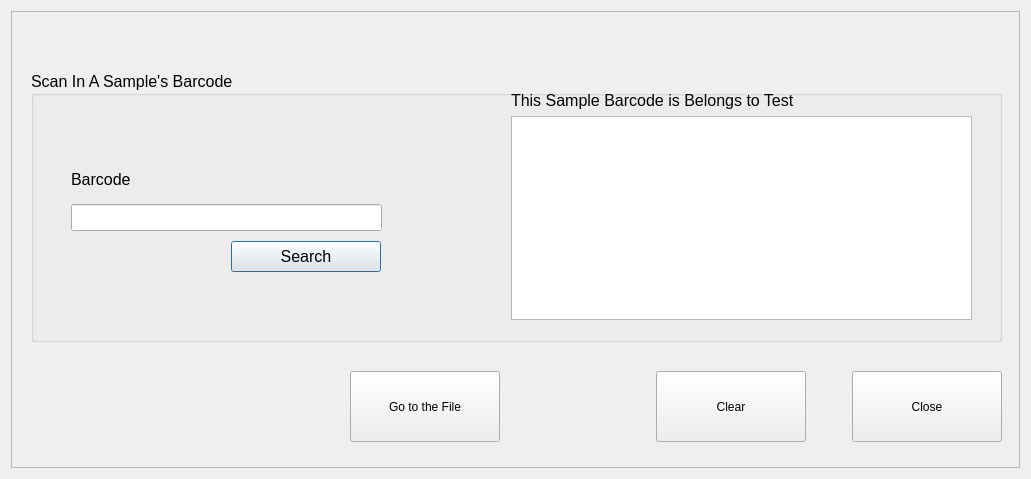
<?xml version="1.0" encoding="UTF-8"?>
<ui version="4.0">
 <class>Dialog</class>
 <widget class="QDialog" name="Dialog">
  <property name="geometry">
   <rect>
    <x>0</x>
    <y>0</y>
    <width>1031</width>
    <height>479</height>
   </rect>
  </property>
  <property name="windowTitle">
   <string notr="true">Test File Search</string>
  </property>
  <layout class="QGridLayout" name="gridLayout">
   <item row="0" column="0">
    <widget class="QFrame" name="frame">
     <property name="frameShape">
      <enum>QFrame::StyledPanel</enum>
     </property>
     <property name="frameShadow">
      <enum>QFrame::Raised</enum>
     </property>
     <widget class="QGroupBox" name="groupBox">
      <property name="geometry">
       <rect>
        <x>20</x>
        <y>60</y>
        <width>971</width>
        <height>271</height>
       </rect>
      </property>
      <property name="font">
       <font>
        <pointsize>12</pointsize>
       </font>
      </property>
      <property name="title">
       <string>Scan In A Sample's Barcode</string>
      </property>
      <widget class="QWidget" name="layoutWidget">
       <property name="geometry">
        <rect>
         <x>40</x>
         <y>90</y>
         <width>311</width>
         <height>70</height>
        </rect>
       </property>
       <layout class="QVBoxLayout" name="verticalLayout">
        <item>
         <widget class="QLabel" name="label">
          <property name="text">
           <string>Barcode</string>
          </property>
         </widget>
        </item>
        <item>
         <widget class="QLineEdit" name="lineEdit"/>
        </item>
       </layout>
      </widget>
      <widget class="QWidget" name="layoutWidget">
       <property name="geometry">
        <rect>
         <x>480</x>
         <y>20</y>
         <width>461</width>
         <height>229</height>
        </rect>
       </property>
       <layout class="QVBoxLayout" name="verticalLayout_2">
        <item>
         <widget class="QLabel" name="label_2">
          <property name="text">
           <string>This Sample Barcode is Belongs to Test</string>
          </property>
         </widget>
        </item>
        <item>
         <widget class="QListWidget" name="listWidget"/>
        </item>
       </layout>
      </widget>
      <widget class="QPushButton" name="pushButton_4">
       <property name="geometry">
        <rect>
         <x>200</x>
         <y>170</y>
         <width>150</width>
         <height>31</height>
        </rect>
       </property>
       <property name="sizePolicy">
        <sizepolicy hsizetype="Minimum" vsizetype="Minimum">
         <horstretch>0</horstretch>
         <verstretch>0</verstretch>
        </sizepolicy>
       </property>
       <property name="minimumSize">
        <size>
         <width>150</width>
         <height>0</height>
        </size>
       </property>
       <property name="text">
        <string>Search</string>
       </property>
      </widget>
     </widget>
     <widget class="QWidget" name="layoutWidget">
      <property name="geometry">
       <rect>
        <x>30</x>
        <y>360</y>
        <width>961</width>
        <height>71</height>
       </rect>
      </property>
      <layout class="QHBoxLayout" name="horizontalLayout">
       <item>
        <spacer name="horizontalSpacer">
         <property name="orientation">
          <enum>Qt::Horizontal</enum>
         </property>
         <property name="sizeHint" stdset="0">
          <size>
           <width>40</width>
           <height>20</height>
          </size>
         </property>
        </spacer>
       </item>
       <item>
        <widget class="QPushButton" name="pushButton">
         <property name="sizePolicy">
          <sizepolicy hsizetype="Minimum" vsizetype="Minimum">
           <horstretch>0</horstretch>
           <verstretch>0</verstretch>
          </sizepolicy>
         </property>
         <property name="minimumSize">
          <size>
           <width>150</width>
           <height>0</height>
          </size>
         </property>
         <property name="text">
          <string>Go to the File</string>
         </property>
        </widget>
       </item>
       <item>
        <spacer name="horizontalSpacer_2">
         <property name="orientation">
          <enum>Qt::Horizontal</enum>
         </property>
         <property name="sizeType">
          <enum>QSizePolicy::Minimum</enum>
         </property>
         <property name="sizeHint" stdset="0">
          <size>
           <width>150</width>
           <height>20</height>
          </size>
         </property>
        </spacer>
       </item>
       <item>
        <widget class="QPushButton" name="pushButton_2">
         <property name="sizePolicy">
          <sizepolicy hsizetype="Minimum" vsizetype="Minimum">
           <horstretch>0</horstretch>
           <verstretch>0</verstretch>
          </sizepolicy>
         </property>
         <property name="minimumSize">
          <size>
           <width>150</width>
           <height>0</height>
          </size>
         </property>
         <property name="text">
          <string>Clear</string>
         </property>
        </widget>
       </item>
       <item>
        <spacer name="horizontalSpacer_3">
         <property name="orientation">
          <enum>Qt::Horizontal</enum>
         </property>
         <property name="sizeType">
          <enum>QSizePolicy::Minimum</enum>
         </property>
         <property name="sizeHint" stdset="0">
          <size>
           <width>40</width>
           <height>20</height>
          </size>
         </property>
        </spacer>
       </item>
       <item>
        <widget class="QPushButton" name="pushButton_3">
         <property name="sizePolicy">
          <sizepolicy hsizetype="Minimum" vsizetype="Minimum">
           <horstretch>0</horstretch>
           <verstretch>0</verstretch>
          </sizepolicy>
         </property>
         <property name="minimumSize">
          <size>
           <width>150</width>
           <height>0</height>
          </size>
         </property>
         <property name="text">
          <string>Close</string>
         </property>
        </widget>
       </item>
      </layout>
     </widget>
    </widget>
   </item>
  </layout>
 </widget>
 <resources/>
 <connections/>
</ui>
